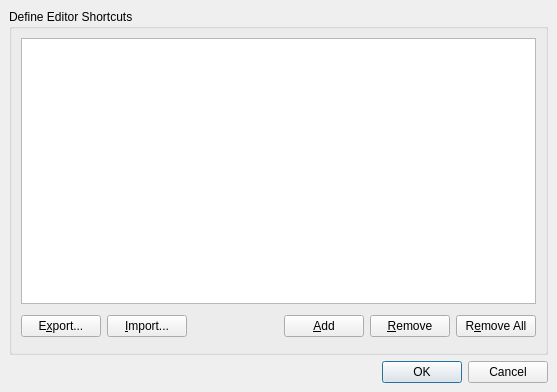
<ui version="4.0" >
 <class>ShortcutEditorDialog</class>
 <widget class="QDialog" name="ShortcutEditorDialog" >
  <property name="geometry" >
   <rect>
    <x>0</x>
    <y>0</y>
    <width>557</width>
    <height>392</height>
   </rect>
  </property>
  <property name="windowTitle" >
   <string>Editor Shortcuts</string>
  </property>
  <layout class="QGridLayout" >
   <property name="margin" >
    <number>9</number>
   </property>
   <property name="spacing" >
    <number>6</number>
   </property>
   <item row="0" column="0" >
    <widget class="QGroupBox" name="groupBox" >
     <property name="title" >
      <string>Define Editor Shortcuts</string>
     </property>
     <layout class="QGridLayout" >
      <property name="margin" >
       <number>9</number>
      </property>
      <property name="spacing" >
       <number>6</number>
      </property>
      <item row="1" column="1" >
       <widget class="QPushButton" name="importButton" >
        <property name="text" >
         <string>&amp;Import...</string>
        </property>
       </widget>
      </item>
      <item row="1" column="2" >
       <spacer>
        <property name="orientation" >
         <enum>Qt::Horizontal</enum>
        </property>
        <property name="sizeHint" >
         <size>
          <width>61</width>
          <height>33</height>
         </size>
        </property>
       </spacer>
      </item>
      <item row="1" column="3" >
       <widget class="QPushButton" name="addButton" >
        <property name="text" >
         <string>&amp;Add</string>
        </property>
       </widget>
      </item>
      <item row="1" column="4" >
       <widget class="QPushButton" name="removeButton" >
        <property name="text" >
         <string>&amp;Remove</string>
        </property>
       </widget>
      </item>
      <item row="0" column="0" colspan="6" >
       <widget class="QTableView" name="tableView" >
        <property name="alternatingRowColors" >
         <bool>true</bool>
        </property>
        <property name="selectionMode" >
         <enum>QAbstractItemView::SingleSelection</enum>
        </property>
       </widget>
      </item>
      <item row="1" column="5" >
       <widget class="QPushButton" name="removeAllButton" >
        <property name="text" >
         <string>R&amp;emove All</string>
        </property>
       </widget>
      </item>
      <item row="1" column="0" >
       <widget class="QPushButton" name="exportButton" >
        <property name="text" >
         <string>E&amp;xport...</string>
        </property>
       </widget>
      </item>
     </layout>
    </widget>
   </item>
   <item row="1" column="0" >
    <widget class="QDialogButtonBox" name="buttonBox" >
     <property name="orientation" >
      <enum>Qt::Horizontal</enum>
     </property>
     <property name="standardButtons" >
      <set>QDialogButtonBox::Cancel|QDialogButtonBox::NoButton|QDialogButtonBox::Ok</set>
     </property>
    </widget>
   </item>
  </layout>
 </widget>
 <resources/>
 <connections>
  <connection>
   <sender>buttonBox</sender>
   <signal>rejected()</signal>
   <receiver>ShortcutEditorDialog</receiver>
   <slot>reject()</slot>
   <hints>
    <hint type="sourcelabel" >
     <x>325</x>
     <y>350</y>
    </hint>
    <hint type="destinationlabel" >
     <x>286</x>
     <y>274</y>
    </hint>
   </hints>
  </connection>
 </connections>
</ui>
